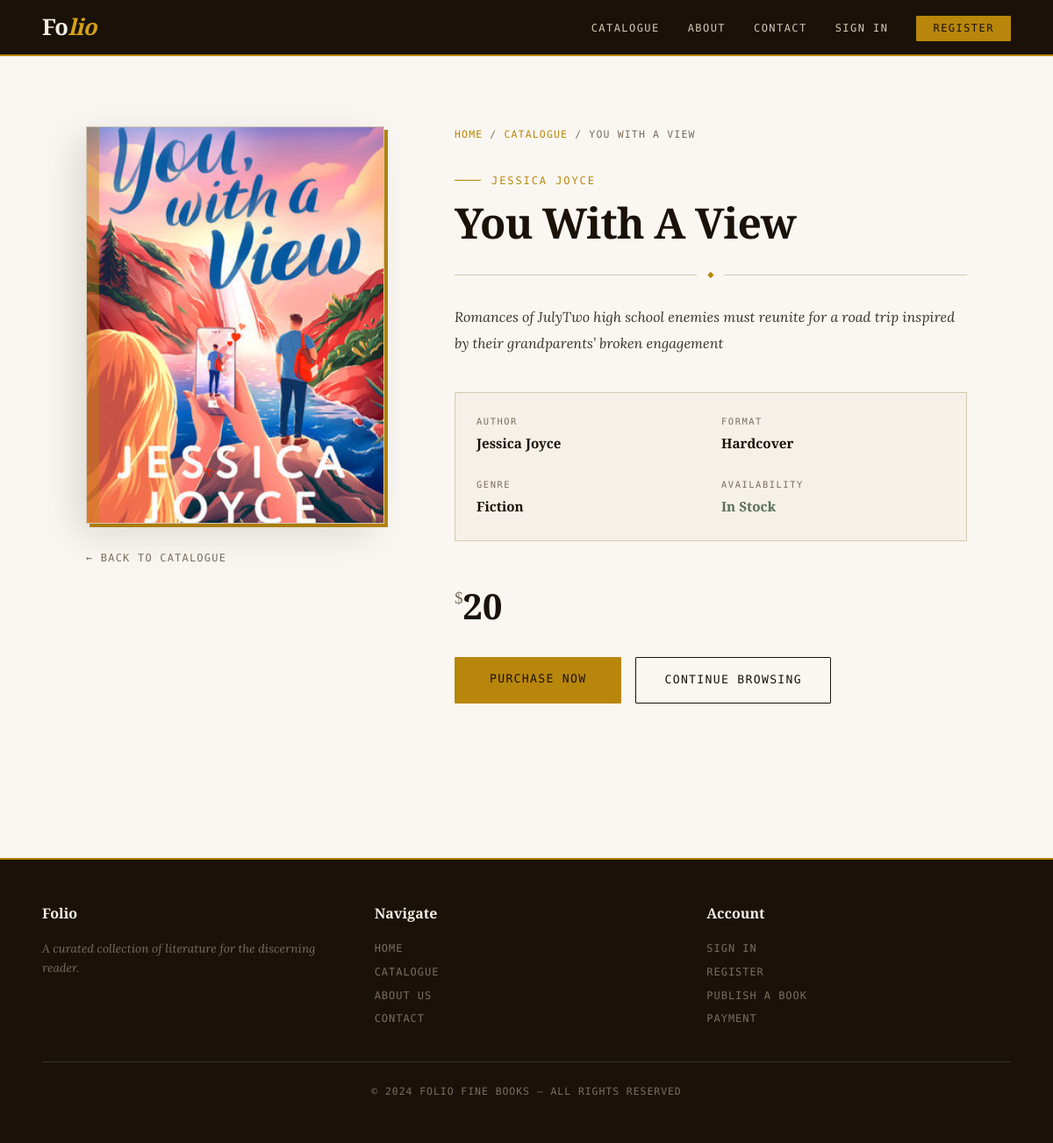
Page /view_book/3 on the earlier database version.
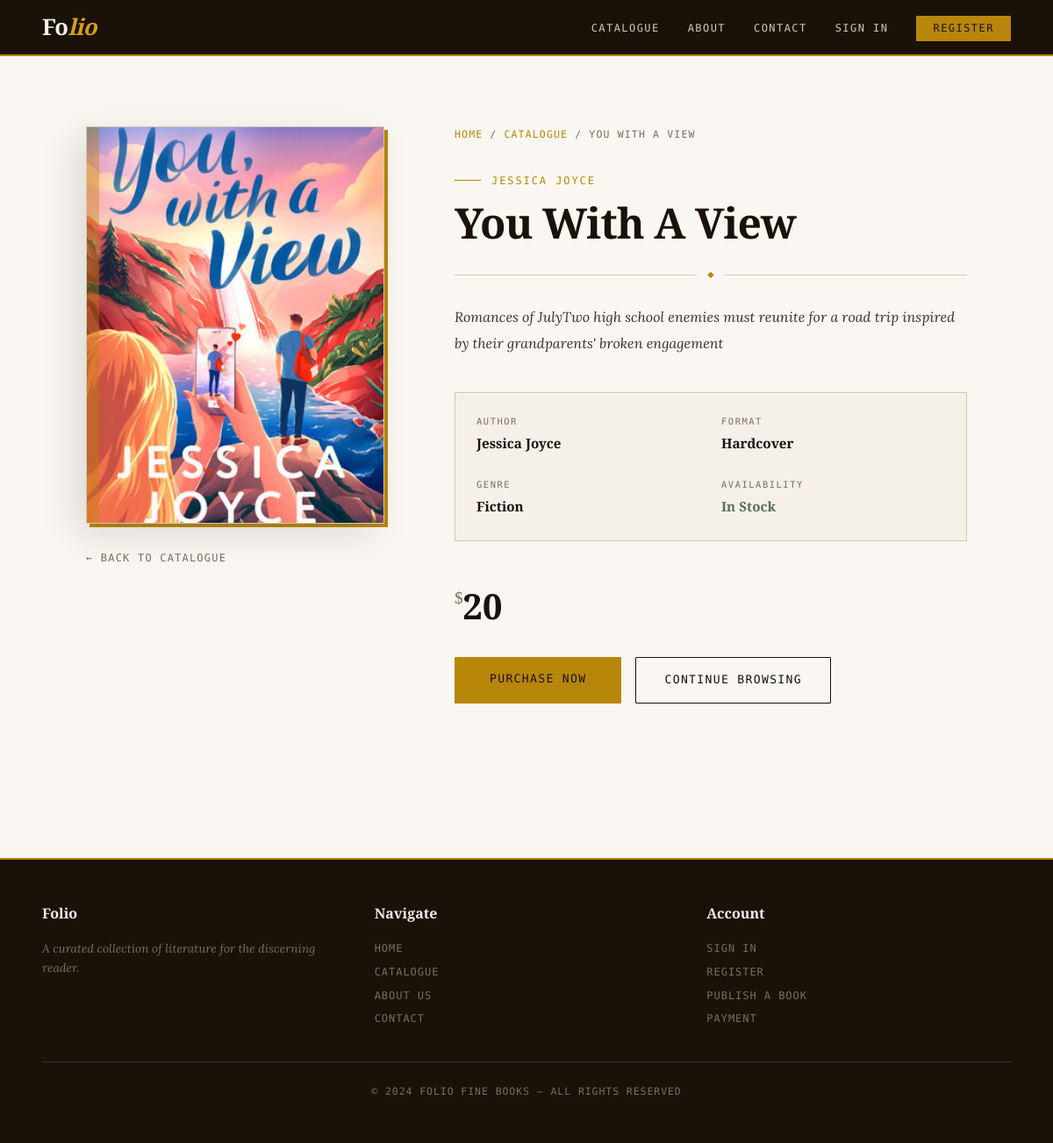
Same page on the later database version.
### tables this page shows
CREATE TABLE book (
            id INTEGER PRIMARY KEY AUTOINCREMENT,
            image TEXT,
            title TEXT,
            description TEXT,
            price TEXT,
            author TEXT
        );

### routes.py (the view)
@app.route("/view_book/<int:book_id>")
def viewbook(book_id):
    book = Book.get(book_id)
    if not book:
        return render_template("404.html")
    return render_template("view_book.html", book=book)

### extensions.py (called while the page is built)
def get_db():
    conn = sqlite3.connect(DATABASE_PATH)
    conn.row_factory = sqlite3.Row
    conn.execute("PRAGMA foreign_keys = ON")
    return conn

### models.py (called while the page is built)
    @staticmethod
    def _from_row(row):
        if row is None:
            return None
        return Book(id=row["id"], image=row["image"], title=row["title"],
                    description=row["description"], price=row["price"], author=row["author"])

    @staticmethod
    def get(book_id):
        conn = get_db()
        row = conn.execute("SELECT * FROM book WHERE id = ?", (book_id,)).fetchone()
        conn.close()
        return Book._from_row(row)

### templates/view_book.html (shortened to what this page needs)
{% extends "base.html" %}
{% block content %}
<div class="book-detail">
    <div class="book-cover-wrap">
        <div class="book-cover-large">
            <div class="cover-spine"></div>
            {% if book.image %}
                <img src="/static/{{ book.image }}" alt="{{ book.title }}" onerror="this.style.display='none';this.nextElementSibling.style.display='flex'">
            {% else %}
                <div class="book-cover-large-placeholder">{{ book.title }}</div>
            {% endif %}
        </div>
        <a href="/books" class="back-link">← Back to catalogue</a>
    </div>
    <div class="book-info">
        <div class="breadcrumb">
            <a href="/">Home</a> / <a href="/books">Catalogue</a> / <span>{{ book.title }}</span>
        </div>
        <p class="book-author-tag">{{ book.author }}</p>
        <h1 class="book-title">{{ book.title }}</h1>
        <div class="book-divider"></div>
        <p class="book-description">{{ book.description }}</p>
        <div class="book-specs">
            <div class="book-spec-item">
                <span class="book-spec-label">Author</span>
                <span class="book-spec-value">{{ book.author }}</span>
            </div>
            <div class="book-spec-item">
                <span class="book-spec-label">Format</span>
                <span class="book-spec-value">Hardcover</span>
            </div>
            <div class="book-spec-item">
                <span class="book-spec-label">Genre</span>
                <span class="book-spec-value">Fiction</span>
            </div>
            <div class="book-spec-item">
                <span class="book-spec-label">Availability</span>
                <span class="book-spec-value" style="color:var(--sage);">In Stock</span>
            </div>
        </div>
        <div class="book-price-large">{{ book.price }}</div>
        <div class="purchase-actions">
            <a href="/payment" class="btn btn-gold" style="padding:0.9rem 2.5rem;font-size:0.82rem;">Purchase Now</a>
            <a href="/books" class="btn btn-outline" style="padding:0.9rem 2rem;font-size:0.82rem;">Continue Browsing</a>
        </div>
    </div>
</div>
{% endblock %}

Differences in the rows shown:
changed book "You With A View": description "Romances of JulyTwo high school enemies must reunite for a road trip inspired by their grandparents’ broken engagement" → "Romances of JulyTwo high school enemies must reunite for a road trip inspired by their grandparents' broken engagement"
